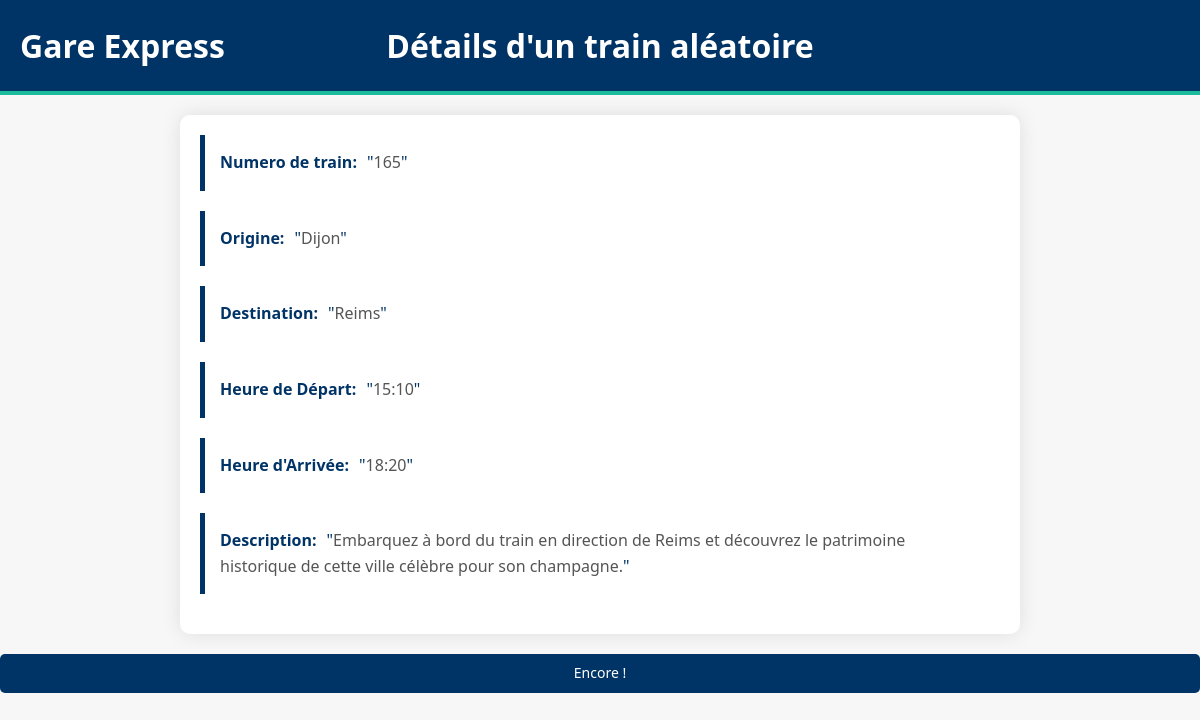
Screenshot of /trains/random/ with the database file from the repository.
### trainsApp/models.py (models this page shows)
class Trains(models.Model) :
    trainsId = models.AutoField(primary_key=True)
    origine = models.CharField(max_length=20)
    destination = models.CharField(max_length=20)
    heure_de_depart = models.CharField(max_length=20)
    heure_arrive = models.CharField(max_length = 20)
    description = models.CharField(max_length = 20000)

### trainsApp/views.py (the view)
# urls.py: path('random/', views.random_train, name='random_train'),
def random_train(request):
    random_train = Trains.objects.order_by('?').first()
    return render(request, 'trains/random.html', {'random_train': random_train})

### trainsApp/templates/trains/random.html (shortened to what this page needs)
<!DOCTYPE html>
<html lang="fr">
<head>
</head>
<body>
    <h1><a id="index" href="http://127.0.0.1:8000/trains/index">            Gare Express
    </a> Détails d'un train aléatoire</h1>
    <ul>
        <li><span class="label">Numero de train</span><span class="detail">{{ random_train.trainsId }}</span></li>
        <li><span class="label">Origine</span><span class="detail">{{ random_train.origine }}</span></li>
        <li><span class="label">Destination</span><span class="detail">{{ random_train.destination }}</span></li>
        <li><span class="label">Heure de Départ</span><span class="detail">{{ random_train.heure_de_depart }}</span></li>
        <li><span class="label">Heure d'Arrivée</span><span class="detail">{{ random_train.heure_arrive }}</span></li>
        <li><span class="label">Description</span><span class="detail">{{ random_train.description }}</span></li>
    </ul>
    <a  class="detail-button" href="http://127.0.0.1:8000/trains/random/">Encore !</a>
</body>
</html>

### trainsApp/templates/trains/random.html (style rules this page uses)
body { font-family: 'Segoe UI', Tahoma, Geneva, Verdana, sans-serif; margin: 0; padding: 0; background-color: #f7f7f7; color: #333; line-height: 1.6; }
h1 { margin: 0; padding: 20px; background-color: #003366; color: #fff; text-align: center; border-bottom: 4px solid #1abc9c; }
ul { list-style-type: none; margin: 20px auto; padding: 20px; background-color: #fff; box-shadow: 0 0 20px rgba(0, 0, 0, 0.1); width: 70%; max-width: 800px; border-radius: 10px; }
li { margin-bottom: 20px; padding: 15px; border-left: 5px solid #003366; transition: all 0.3s ease; }
.label { font-weight: bold; color: #003366; }
.label:after { content: ":"; }
.detail { margin-left: 10px; color: #555; }
.detail:before { content: '"'; color: #003366; }
.detail:after { content: '"'; color: #003366; }
#index { position: absolute; left: 20px; text-decoration:wavy; color: white; }
.detail-button { background-color: #003366; color: white; border: none; border-radius: 5px; padding: 8px 16px; text-decoration: none; font-size: 14px; transition: background-color 0.3s ease; display: flex; justify-content: center; align-items: center; }

### rows the page displays
Trains: trainsId "165", origine "Dijon", destination "Reims", heure_de_depart "15:10", heure_arrive "18:20", description "Embarquez à bord du train en direction de Reims et découvrez le patrimoine historique de cette ville célèbre pour son champagne."
